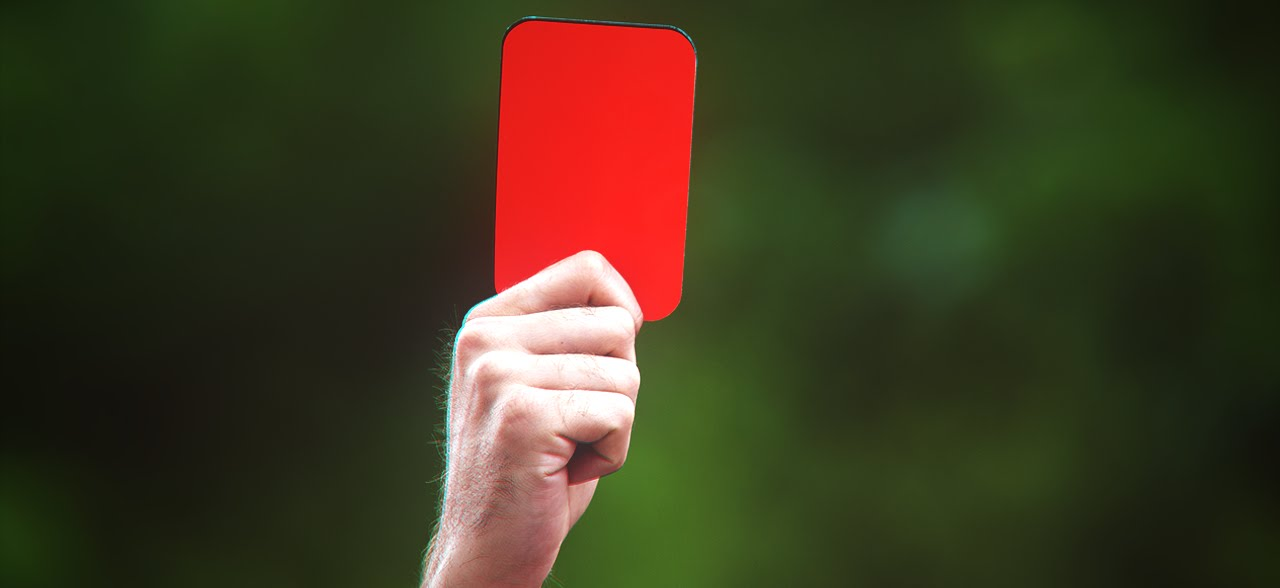
#> input picture pictureinput.jpg, 1280 x 588 px
$ python patchdetect.py   (older library calls are emulated)
#> lines starting #> are read from the running program, lines starting #| are printed output that depends on the picture; after the words box and inside, x2 and y2 are one past the last pixel; in counts of white or black regions, pixels touching at a corner belong together
import cv2 as cv
import numpy as np

frame  = cv.imread("pictureinput.jpg")
#> frame is the input picture: shape (588, 1280, 3); mean B, G, R 32.8, 57, 63.4
red = cv.inRange(frame, (0,0,0), (150,130,255))
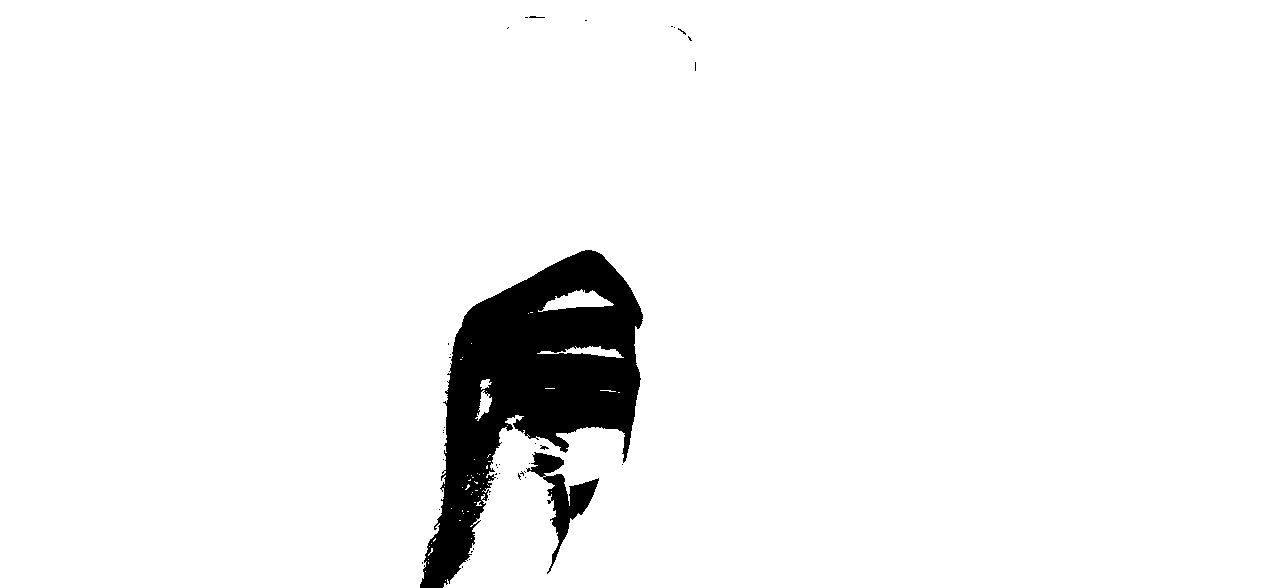
#> red: shape (588, 1280); 95.2% white; 40 black regions (36 under 20 px)
blue = cv.inRange(frame, (0,0,0), (255,0,0))
#> blue: shape (588, 1280); every value is 0
green = cv.inRange(frame, (0,0,0), (0,255,0))
reder, contoursred, hierarchy = cv.findContours(red,cv.RETR_TREE,cv.CHAIN_APPROX_SIMPLE)
#> contoursred = 118 contours, 108 with area under 20; largest, box (x1, y1, x2, y2) and area: (0, 0, 1280, 588) 714916, (542, 473, 600, 575) 1949, (538, 289, 614, 312) 764, (526, 451, 565, 478) 582, (537, 346, 624, 358) 344
cv.drawContours(frame, contoursred, -1, (0,255,0), 3)
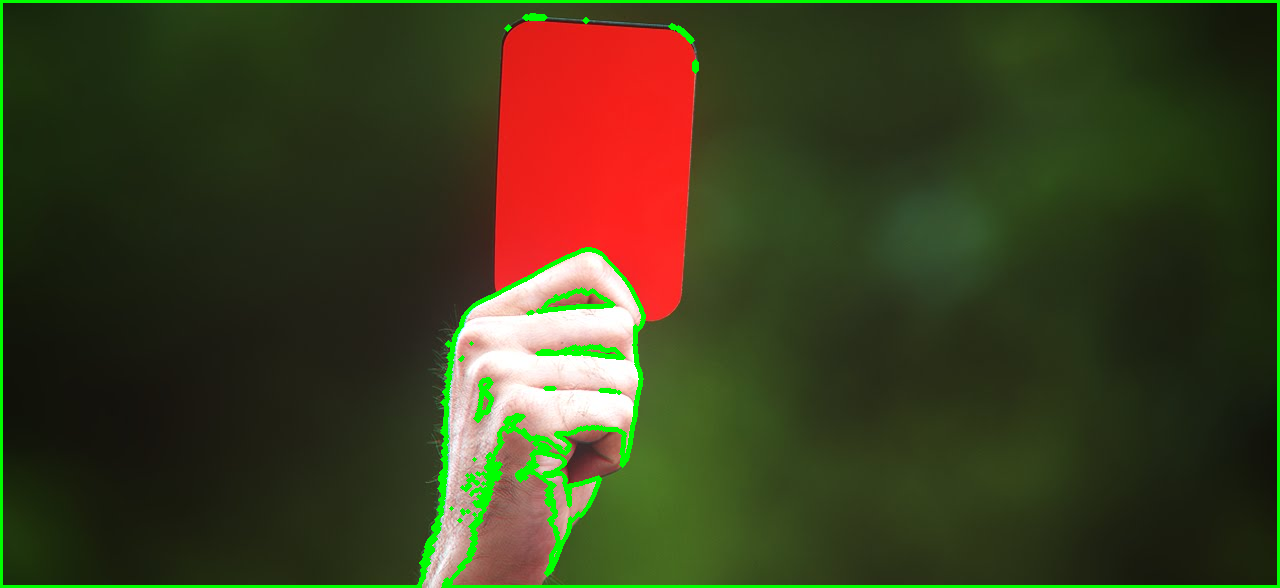
#> frame: shape (588, 1280, 3); 3% of pixels changed, all inside (x1, y1, x2, y2) = (0, 0, 1280, 588)
cv.namedWindow("red")
cv.imshow("red", frame)

cv.waitKey(0)
cv.destroyAllWindows()
